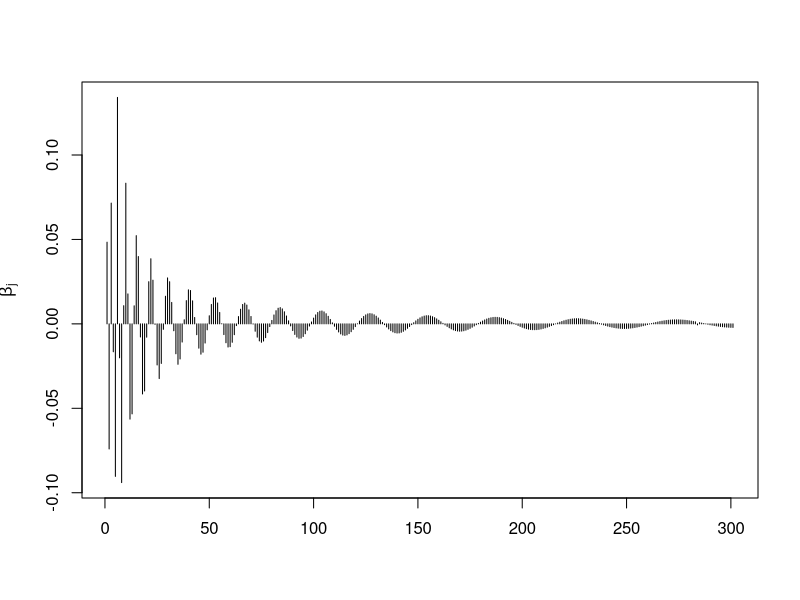
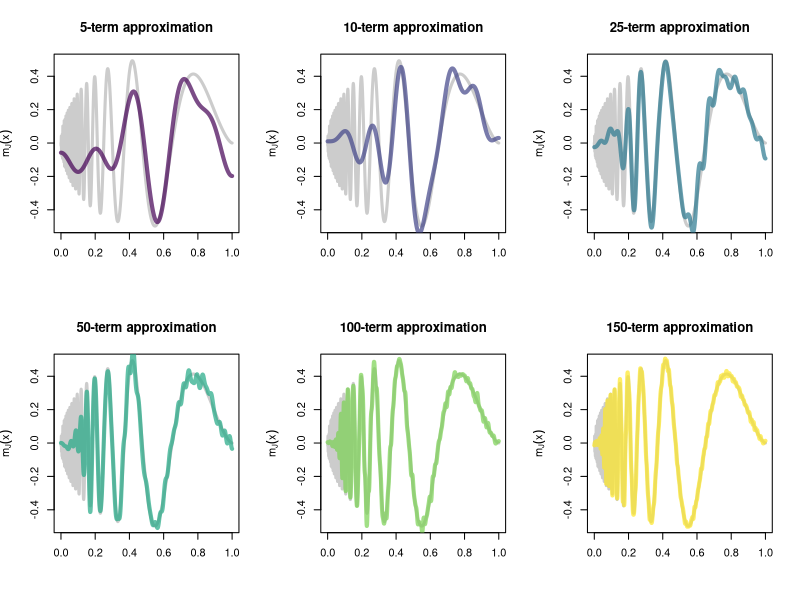
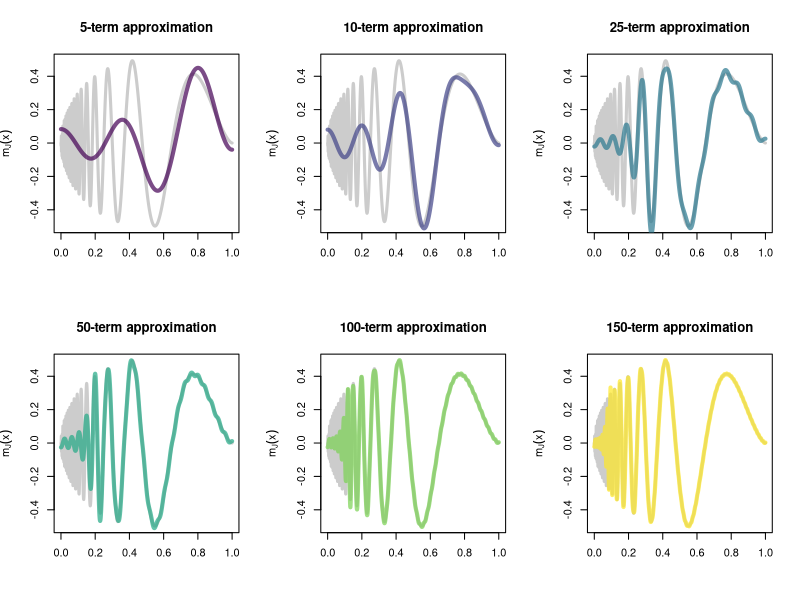
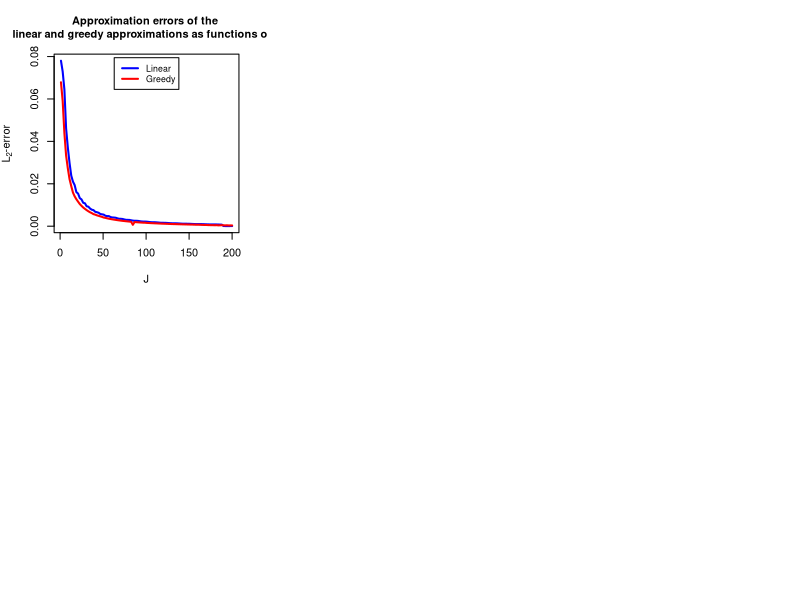

Write R code to recreate these figures, in order.
## ---- chunk 1
knitr::opts_chunk$set(echo = TRUE)
suppressMessages(require("viridis", quietly = T))
set.seed(2020)
## ---- chunk 2
cos.basis = function(x, j = 4) 1*(j == 0) + sqrt(2)*cos(pi*j*x)*(j > 0)
doppler.fun <- function(x) sqrt(x*(1 - x))*sin( (2.1*pi)/(x + 0.05) )

#changed j.max to 300, so that the 150 greatest coefficients 
#may be taken also over 200 (although it doesn't change much) 

j.max <- 300
f.coeff <- rep(NA, j.max+1)
for (idx in 0:j.max){
  foo = tryCatch(
    integrate(function(x, j) doppler.fun(x) * cos.basis(x,j), 
              lower = 0, upper = 1, j = idx)$value,
    error = function(e) NA
  )
  f.coeff[idx + 1] = foo
}
## ---- chunk 3
plot(f.coeff, type = "h", ylab = expression(beta[j]), main = "", xlab = "")
## ---- chunk 4
sorted <- sort(abs(f.coeff), decreasing = TRUE)
extract_topJ <- function(J) which(abs(f.coeff) >= sorted[J])
# showing that (some of) the largest 150 coefficients have indices exceeding 200
tail(extract_topJ(150))
## ---- chunk 5
proj.cos.nl <- function(x, f.coeff, j.max = 10){
  out = rep(0, length(x))
  for(idx in extract_topJ(j.max)){
    if ( !is.na(f.coeff[idx]) ) out = out + f.coeff[idx] * cos.basis(x, j = idx-1)
  }
  return(out)
}
# Visualize some n-terms approximations
j.seq = c(5, 10, 25, 50, 100, 150)
mycol = viridis(length(j.seq), alpha = .7)
par(mfrow = c(2,3))
for (idx in 1:length(j.seq)){
  # Original function
  curve(doppler.fun(x), from = 0, to = 1,
        main = paste(j.seq[idx], "-term approximation", sep = ""),
        xlab = "", ylab = expression(m[J](x)),
        n = 1001, col = gray(.8), lwd = 3)
  # Add approximation
  curve(proj.cos.nl(x, f.coeff = f.coeff, j.seq[idx]),
        n = 1001, col = mycol[idx], lwd = 4,
        add = TRUE)
}
## ---- chunk 6
proj.cos <- function(x, f.coeff, j.max = 10){
  out = rep(0, length(x))
  for(idx in 0:j.max){
    if ( !is.na(f.coeff[idx + 1]) ) out = out + f.coeff[idx + 1] * cos.basis(x, j = idx)
  }
  return(out)
}
# Visualize some n-terms approximations
j.seq = c(5, 10, 25, 50, 100, 150)
mycol = viridis(length(j.seq), alpha = .7)
par(mfrow = c(2,3))
for (idx in 1:length(j.seq)){
  # Original function
  curve(doppler.fun(x), from = 0, to = 1,
        main = paste(j.seq[idx], "-term approximation", sep = ""),
        xlab = "", ylab = expression(m[J](x)),
        n = 1001, col = gray(.8), lwd = 3)
  # Add approximation
  curve(proj.cos(x, f.coeff = f.coeff, j.seq[idx]),
        n = 1001, col = mycol[idx], lwd = 4,
        add = TRUE)
}
## ---- chunk 7
compute_err_lin <- function(j){
  if(j<=300){
  diff <- function(x) (doppler.fun(x) - proj.cos(x, f.coeff = f.coeff, j.max = j))^2
  return(integrate(diff, lower = 0, upper = 1)$value)
  }
  else print("chosen value of j too high, should be below 200")
}
compute_err_nl <- function(j){
  if(j<=300){
  diff <- function(x) (doppler.fun(x) - proj.cos.nl(x, f.coeff = f.coeff, j.max = j))^2
  return(integrate(diff, lower = 0, upper = 1)$value)
  }
  else print("chosen value of j too high, should be below 200")
}
compute_err_lin <- Vectorize(compute_err_lin)
compute_err_nl <- Vectorize(compute_err_nl)
## ---- chunk 8
curve(compute_err_lin, 1,200, xlab = "J", ylab = expression(paste('L'[2],'-error')), col="blue",lwd = 2)
title(main ="Approximation errors of the \nlinear and greedy approximations as functions of J", cex.main=1)
curve(compute_err_nl, 1,200, add = TRUE, col="red", lwd = 2)
legend("top",inset=.02, legend=c("Linear", "Greedy"),
       col=c("blue", "red"), lty = 1, lwd=2, cex= 0.8)
